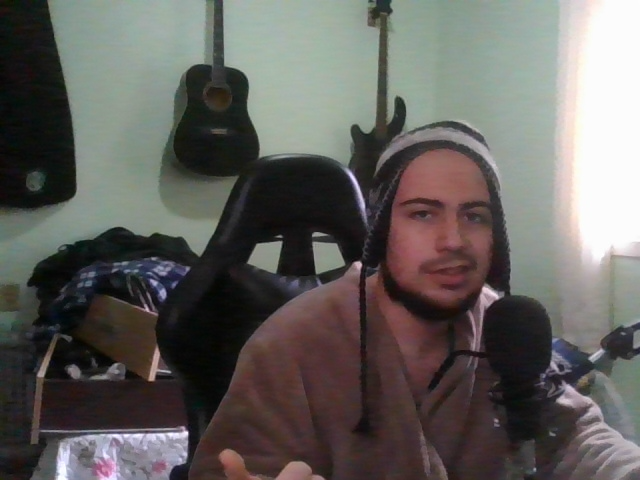
#> input picture imagens/FotoCan.png, 640 x 480 px
$ python -i filtro.py   (imports and definitions only)
#> lines starting #> are read from the running program, lines starting #| are printed output that depends on the picture
#> further down, picture is the input picture: shape (480, 640, 3); mean B, G, R 93.7, 96.9, 99.5
import cv2 as cv
import numpy as np

def grayScale(img):
    gray_img = cv.cvtColor(img, cv.COLOR_BGR2GRAY)
    return cv.cvtColor(gray_img, cv.COLOR_GRAY2BGR)

def blur(img):
    return cv.blur(img, (5, 5))

def negativo(img):
    return cv.bitwise_not(img)

def bilateral(img):
    return cv.bilateralFilter(img, 15, 75, 75)

def denoised(img):
    return cv.fastNlMeansDenoisingColored(img, None, 10, 10, 7, 21)

# [26 lines left out: functions realce_contraste, sepia, affine, perspective, not called in this run]

def saturacao(img):
    hsv = cv.cvtColor(img, cv.COLOR_BGR2HSV)
#> hsv: shape (480, 640, 3); mean H, S, V 69.4, 45.3, 104.9
    h, s, v = cv.split(hsv)
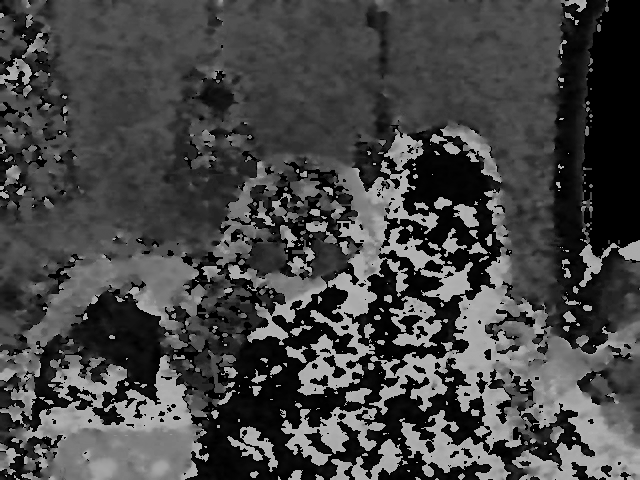
#> h: shape (480, 640); min 0, max 179, mean 69.4
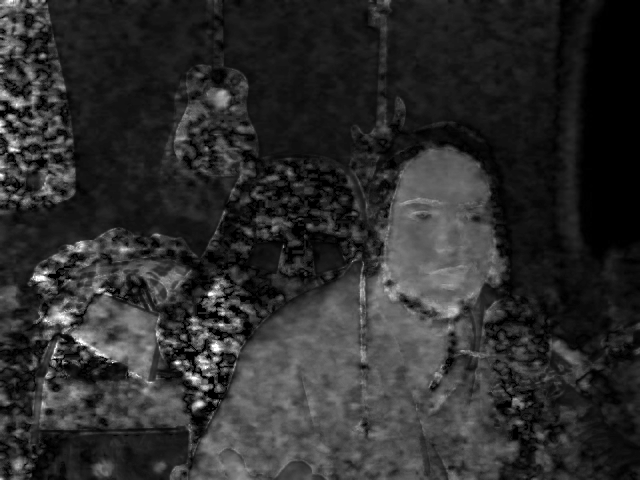
#> s: shape (480, 640); min 0, max 255, mean 45.3
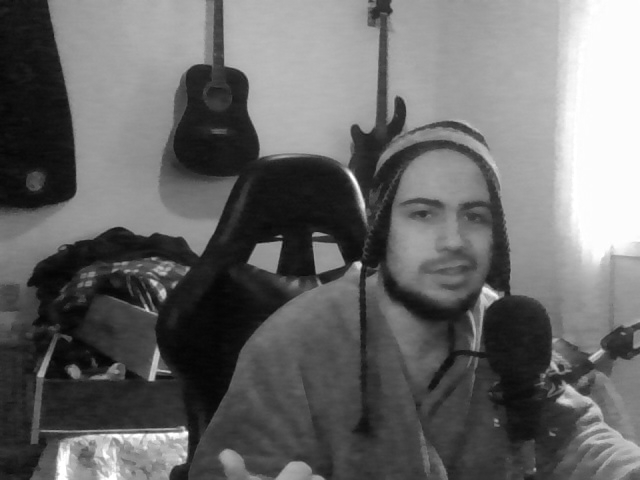
#> v: shape (480, 640); min 2, max 255, mean 104.9
    s = cv.add(s, 30)
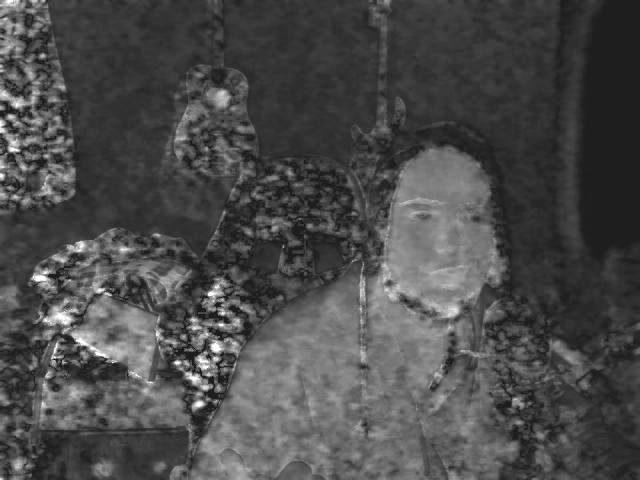
#> s: shape (480, 640); min 30, max 255, mean 75.3
    enhanced_hsv = cv.merge([h, s, v])
#> enhanced_hsv: shape (480, 640, 3); mean H, S, V 69.4, 75.3, 104.9
    return cv.cvtColor(enhanced_hsv, cv.COLOR_HSV2BGR)
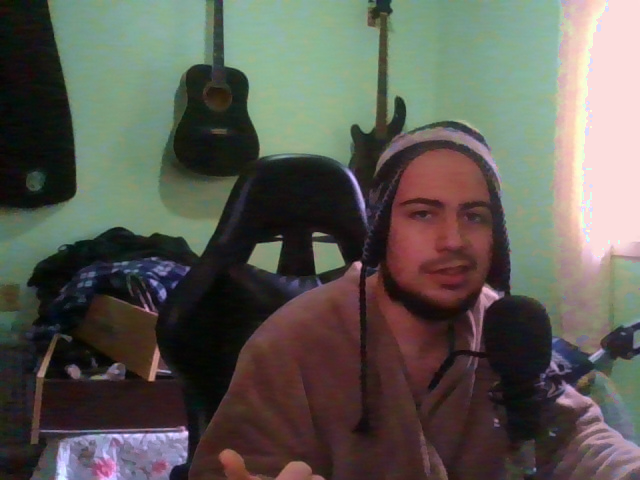
#> returned value: shape (480, 640, 3); mean B, G, R 83.8, 91.2, 93

# [35 lines left out: functions equalizacao, canny, escolhendo_efeito, not called in this run]
''
# [6 lines of commented-out code are left out]

>>> import cv2
>>> picture = cv2.imread('imagens/FotoCan.png')
>>> result = saturacao(picture)

$ run again, on imagens/baboon.png
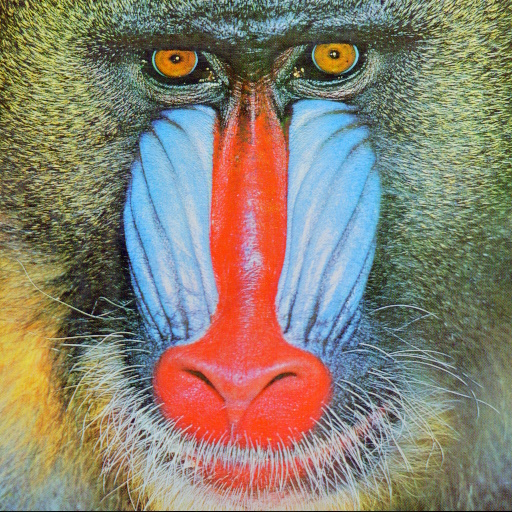
#> input picture imagens/baboon.png, 512 x 512 px
#> picture is the input picture: shape (512, 512, 3); mean B, G, R 113.2, 128.9, 137.4
#> hsv: shape (512, 512, 3); mean H, S, V 58.2, 93.4, 158.3
#> in saturacao, `s = cv.add(s, 30)`:
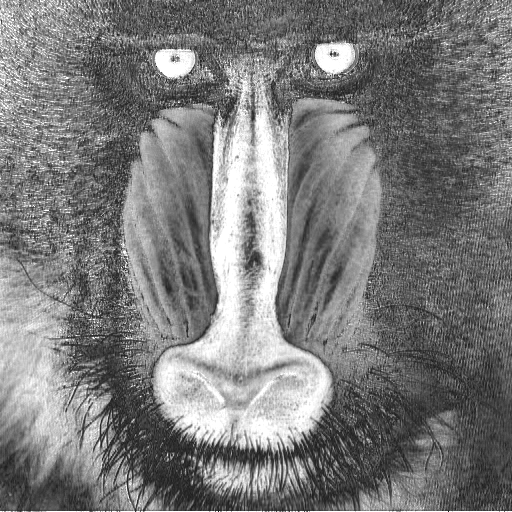
#> s: shape (512, 512); min 30, max 255, mean 123.2
#> enhanced_hsv: shape (512, 512, 3); mean H, S, V 58.2, 123.2, 158.3
#> in saturacao, `return cv.cvtColor(enhanced_hsv, cv.COLOR_HSV2BGR)`:
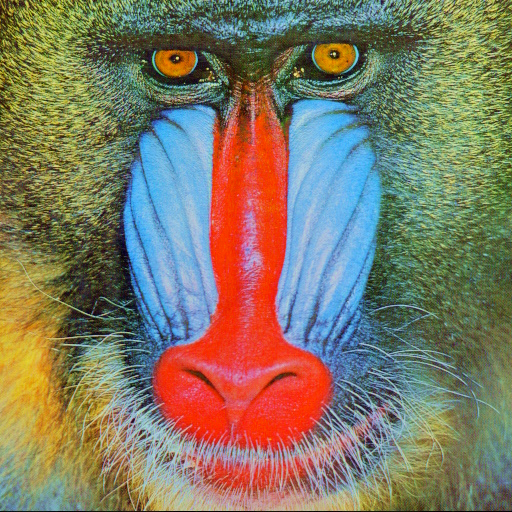
#> returned value: shape (512, 512, 3); mean B, G, R 100.8, 121.6, 128.6
